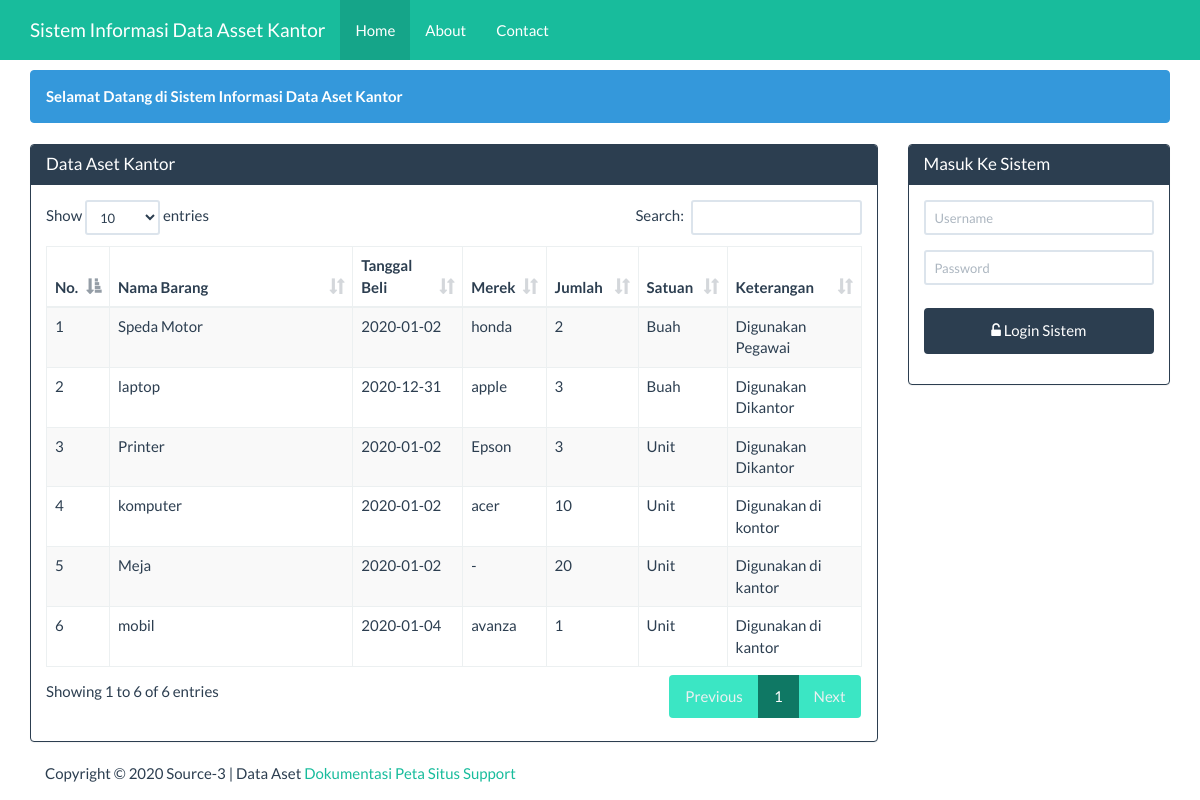
The page / on the database its author committed.
### tables this page shows
CREATE TABLE IF NOT EXISTS `aset` (
`id_aset` int(11) NOT NULL,
  `nama_barang` varchar(100) DEFAULT NULL,
  `tanggal_beli` date DEFAULT NULL,
  `merek` varchar(100) DEFAULT NULL,
  `jumlah` varchar(100) DEFAULT NULL,
  `satuan` varchar(50) DEFAULT NULL,
  `status` varchar(100) DEFAULT NULL,
  `ket` varchar(100) DEFAULT NULL
);

### beranda.php (the view, shortened to what this page needs)
<div class="container">
    <div class="row">
        <div class ="col-xs-12">
            <div class="alert alert-info">
                <strong>Selamat Datang di Sistem Informasi Data Aset Kantor</strong>
            </div>
        </div>
    </div>
    <div class="row">
        <div class="col-sm-9 col-xs-12">
            <div class="panel panel-primary">
                <div class="panel-heading">
                    <h3 class="panel-title">Data Aset Kantor</h3>
                </div>
                <div class="panel-body">
                     <table id="dtskripsi" class="table table-bordered table-striped table-hover">
                        <thead>
                            <tr>
                                <th >No.</th><th width="30%">Nama Barang</th><th>Tanggal Beli</th><th>Merek</th><th>Jumlah</th><th>Satuan</th><th>Keterangan</th>
                            </tr>
                        </thead>
                        <tbody>
                            <?php
                            $sql = "SELECT * FROM aset";
                            $query = mysqli_query($koneksi, $sql) or die("SQL Anda Salah");
                            $nomor = 0;
                            while ($data = mysqli_fetch_array($query)) {
                                $nomor++;
                                ?>
                                <tr>
                                    <td><?= $nomor ?></td>
                                    <td><?= $data['nama_barang'] ?></td>
                                    <td><?= $data['tanggal_beli'] ?></td>
                                    <td><?= $data['merek'] ?></td>
                                    <td><?= $data['jumlah'] ?></td>
                                    <td><?= $data['satuan'] ?></td>
                                    <td><?= $data['ket'] ?></td>
                                </tr>
                            <?php } ?>
                        </tbody>
                    </table>
                </div>
            </div>
        </div>
        <div class="col-sm-3 col-xs-12">
            <?php if (isset($_SESSION['username'])) { ?>
            <div class="alert alert-info">
                <strong>Welcome <?=$_SESSION['nama']?></strong>
            </div>
            <?php
           } else { ?>
            <div class="panel panel-primary">
                <div class="panel-heading">
                    <h3 class="panel-title">Masuk Ke Sistem</h3>
                </div>
                <div class="panel-body">
                    <form class="form-horizontal" action="proses_login.php" method="post">
                        <div class="form-group">
                            <div class="col-sm-12">
                                <input type="text" name="user" class="form-control input-sm"
                                   placeholder="Username" required="" autocomplete="off"/>
                            </div>
                        </div>
                        <div class="form-group">
                            <div class="col-sm-12">
                                <input type="password" name="pwd" class="form-control input-sm"
                                   placeholder="Password" required="" autocomplete="off"/>
                            </div>
                        </div>
                        <div class="form-group">
                            <div class="col-sm-12">
                                <button type="submit" name="login" value="login"
                                        class="btn btn-primary btn-block"><span class="fa fa-unlock-alt"></span>
                                    Login Sistem
                                </button>
                            </div>
                    </form>
                </div>
            </div>
        </div>
            <?php } ?>
    </div>
</div>

### index.php (shortened to what this page needs)
<!DOCTYPE html>
<html>
    <head>
        <link href="Assets/css/bootstrap.min.css" rel="stylesheet" type="text/css"/>
        <link href="Assets/css/dataTables.bootstrap.min.css" rel="stylesheet" type="text/css"/>
        <link href="Assets/font-awesome-4.5.0/css/font-awesome.min.css" rel="stylesheet" type="text/css"/>
    </head>
    <body>
        <?php
        require 'menu.php';
        ?>
        <?php
        require 'content.php';
        ?>
        <?php
        require 'footer.php';
        ?>
    </body>
    </html>

### menu.php (shortened to what this page needs)
<nav class="navbar navbar-inverse navbar-fixed-top">
    <div class="container">
        <div class="navbar-header">
            <a class="navbar-brand" href="?page=utama">Sistem Informasi Data Asset Kantor </a>
        </div>
        <div id="navbar" class="navbar-collapse collapse">
            <ul class="nav navbar-nav">
                <li class="active"><a href="#">Home</a></li>
                <li><a href="?page=about&actions=tampil">About</a></li>
                <li><a href="?page=kontak&actions=tampil">Contact</a></li>
            </ul>
        </div>
    </div>
</nav>

### content.php (shortened to what this page needs)
<?php
@$page=$_GET['page'];
if(empty ($page)){
    require 'beranda.php';
}

### footer.php
<div class="container">
    <div class="row">
        <div class="col-xs-12">
            Copyright &COPY; <?= date('Y')?> Source-3 | Data Aset
            <a href="#">Dokumentasi</a>
            <a href="#">Peta Situs</a>
            <a href="#">Support</a>
        </div>
    </div>
</div>

### index.php (style rules this page uses)
body { margin-top:70px; }
button { background-color: #4CAF50; color: white; padding: 14px 20px; margin: 8px 0; border: none; cursor: pointer; width: 100%; }

### rows shown on the page
aset: nama_barang "Speda Motor", tanggal_beli "2020-01-02", merek "honda", jumlah "2", satuan "Buah", ket "Digunakan Pegawai"
aset: nama_barang "laptop", tanggal_beli "2020-12-31", merek "apple", jumlah "3", satuan "Buah", ket "Digunakan Dikantor"
aset: nama_barang "Printer", tanggal_beli "2020-01-02", merek "Epson", jumlah "3", satuan "Unit", ket "Digunakan Dikantor"
aset: nama_barang "komputer", tanggal_beli "2020-01-02", merek "acer", jumlah "10", satuan "Unit", ket "Digunakan di kontor"
aset: nama_barang "Meja", tanggal_beli "2020-01-02", merek "-", jumlah "20", satuan "Unit", ket "Digunakan di kantor"
aset: nama_barang "mobil", tanggal_beli "2020-01-04", merek "avanza", jumlah "1", satuan "Unit", ket "Digunakan di kantor"
